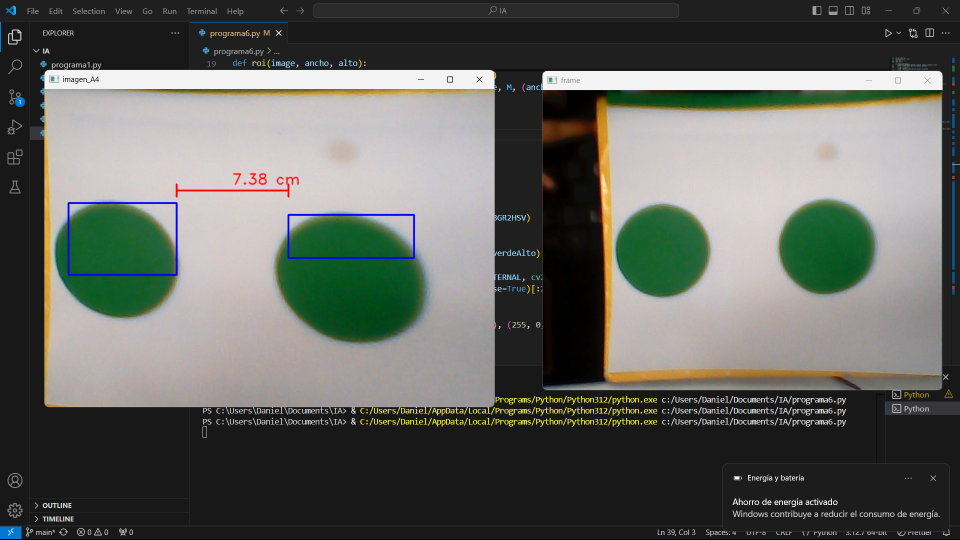
#> input picture Captura de pantalla (2).png, 1920 x 1080 px, given in place of the camera (shown at 1/2 size)
$ python programa6.py
#> lines starting #> are read from the running program, lines starting #| are printed output that depends on the picture; after the words box and inside, x2 and y2 are one past the last pixel; in counts of white or black regions, pixels touching at a corner belong together
#> further down, frame is the input picture: shape (1080, 1920, 3); mean B, G, R 94.7, 100.3, 98.1
import cv2
import numpy as np

def ordenar_puntos(puntos):
    n_puntos = np.concatenate([puntos[0],puntos[1],puntos[2],puntos[3]]).tolist()

    y_order = sorted(n_puntos,key=lambda n_puntos: n_puntos[1])
    x1_order = y_order[:2]
    x1_order = sorted(x1_order, key=lambda x1_order: x1_order[0])
    x2_order = y_order[2:4]
    x2_order = sorted(x2_order, key=lambda x2_order: x2_order[0])

    return [x1_order[0],x1_order[1],x2_order[1]]

def roi (image,ancho,alto):
#> called with ancho = 720, alto = 509
    imagen_alineada = None

    gray = cv2.cvtColor(image,cv2.COLOR_BGR2GRAY)
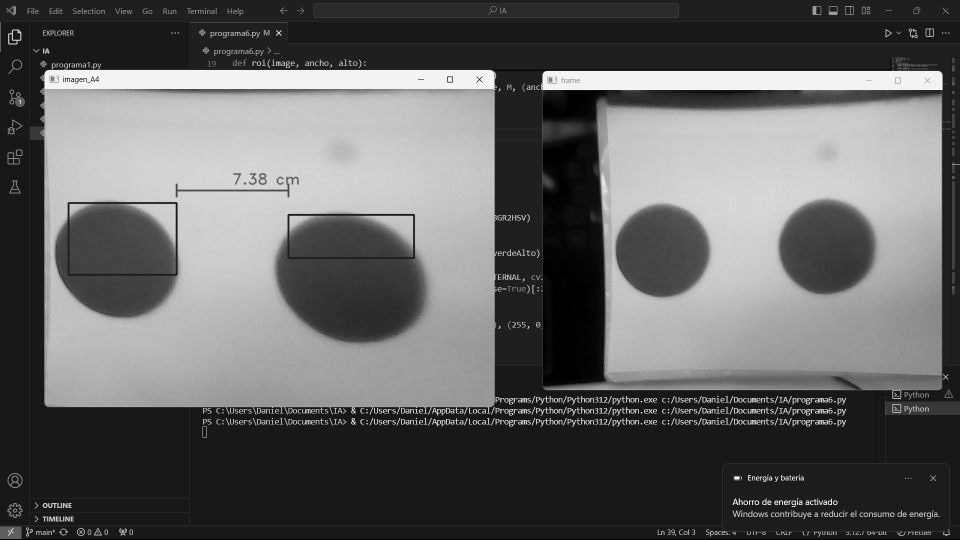
#> gray: shape (1080, 1920) (shown at 1/2 size); min 0, max 255, mean 99
    _, th = cv2.threshold(gray,159,255,cv2.THRESH_BINARY)
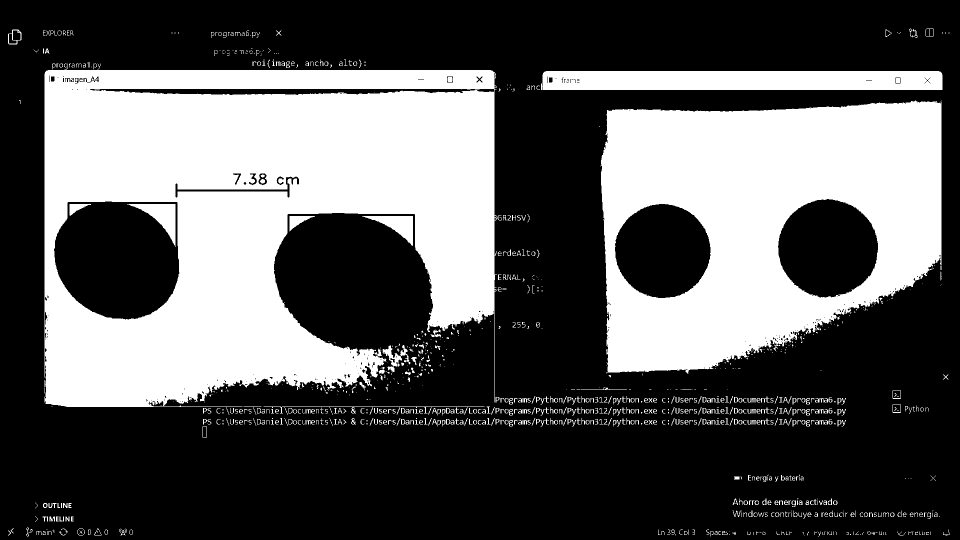
#> th: shape (1080, 1920) (shown at 1/2 size); 35.2% white; 1054 white regions (503 under 20 px)
    cnts = cv2.findContours(th,cv2.RETR_EXTERNAL,cv2.CHAIN_APPROX_SIMPLE)[0]
#> cnts = 1039 contours, 797 with area under 20; largest, box (x1, y1, x2, y2) and area: (89, 140, 994, 829) 479116, (1201, 201, 1883, 747) 305926, (1082, 142, 1885, 180) 29544, (724, 432, 826, 492) 2302, (579, 432, 630, 463) 622
    cnts = sorted(cnts,key=cv2.contourArea,reverse=True)[:1]
#> cnts = 1 contour; box (x1, y1, x2, y2) and area: (89, 140, 994, 829) 479116
    for c in cnts:
        epsilon = 0.01*cv2.arcLength(c,True)
        approx = cv2.approxPolyDP(c,epsilon,True)

        if len(approx) == 4:
            puntos = ordenar_puntos(approx)
            pts1 = np.float32(puntos)
            pts2 = np.float32([[0,0],[ancho,0],[0,alto],[ancho,alto]])
            M = cv2.getPerspectiveTransform(pts1,pts2)
            imagen_alineada = cv2.warpPerspective(image,M,(ancho,alto))
#> this loop made 1 pass
#> epsilon on pass 1: 58.83

    return imagen_alineada

cap = cv2.VideoCapture(0,cv2.CAP_DSHOW)

while True:
    ret,frame = cap.read()
    if ret == False: break
    imagen_A4 = roi(frame, ancho=720, alto=509)

    if imagen_A4 is not None:
      puntos = []
      imagen_HSV = cv2.cvtColor(imagen_A4,cv2.COLOR_BGR2HSV)
      verdebajo = np.array([36,14,0],np.uint8)
      verdealto = np.array([56,120,255],np.uint8)
      masVerde = cv2.inRange(imagen_HSV,verdebajo,verdealto)
      cv2.imshow('masVerde', masVerde)
      cv2.imshow('Imagen A4',imagen_A4)

    cv2.imshow('Frame',frame)

    k= cv2.waitKey(1) & 0xFF
#> (key Esc is pressed here)
    if k == 27:
        break

cap.release()
cv2.destroyAllWindows()
